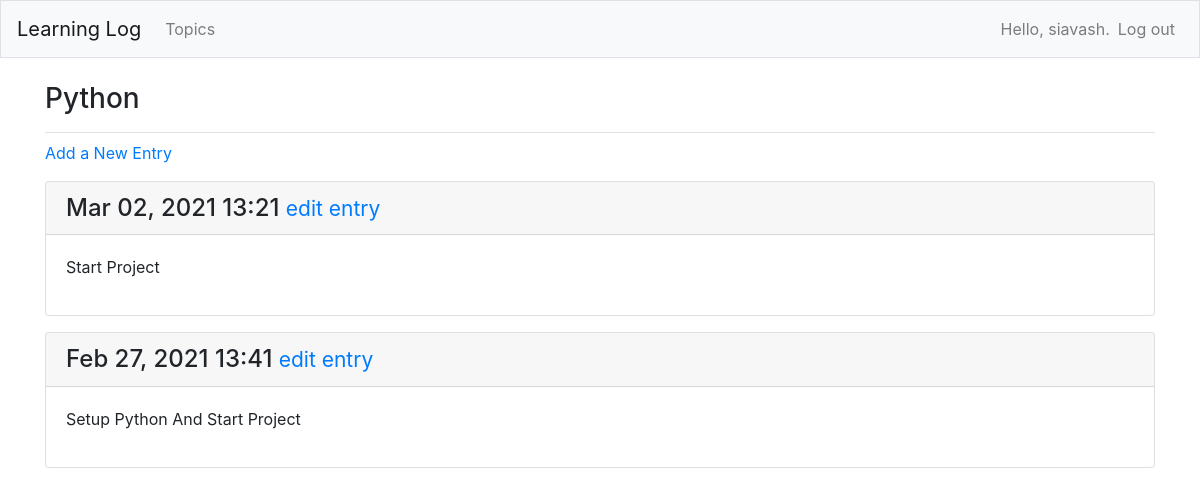
/topics/1 (signed in), run on the app's committed database.
### learning_logs/models.py (models this page shows, shortened)
class Topic(models.Model):
    text = models.CharField(max_length=200)
    date_added = models.DateTimeField(auto_now_add=True)
    owner = models.ForeignKey(User, on_delete=models.CASCADE)
    def __str__(self):
        return self.text

class Entry(models.Model):
    topic = models.ForeignKey(Topic, on_delete=models.CASCADE)
    text = models.TextField()
    date_added = models.DateTimeField(auto_now_add=True)
    class Meta:
        verbose_name_plural = 'entries'

### learning_logs/views.py (the view)
# urls.py: path('topics/<int:topic_id>', views.topic, name='topic'),
@ login_required
def topic(request, topic_id):
    topic = Topic.objects.get(id=topic_id)
    if topic.owner != request.user:
        raise Http404
    entries = topic.entry_set.order_by('-date_added')
    context = {
        'topic': topic,
        'entries': entries,
    }
    return render(request, 'topic.html', context)

### learning_logs/templates/topic.html
{% extends 'base.html' %}
{% block page_header %}
    <h3>{{ topic }}</h3>
{% endblock page_header %}
{% block content %}
    <p>
        <a href="{% url 'learning_logs:new_entry' topic.id %}" > Add a New Entry </a>
    </p>
    {% for entry in entries %}
        <div class="card mb-3">
            <h4 class="card-header">
                {{ entry.date_added|date:'M d, Y H:i' }}
                <small>
                    <a href="{% url 'learning_logs:edit_entry' entry.id %}">edit entry</a>
                </small>
            </h4>
            <div class="card-body">
                {{ entry.text|linebreaks }}
            </div>
        </div>
    {% empty %}
        <p>There are no entries for this topic yet.</p>
    {% endfor %}
{% endblock content %}

### learning_logs/templates/base.html (shortened to what this page needs)
{% load bootstrap4 %}
<!DOCTYPE html>
<html lang="en">
<head>
    {% bootstrap_css %}
</head>
<body>
    <nav class="navbar navbar-expand-md navbar-light bg-light mb-4 border">
        <a class="navbar-brand" href="{% url 'learning_logs:index' %}">Learning Log</a>
        <div class="collapse navbar-collapse" id="navbarCollapse">
            <ul class="navbar-nav mr-auto">
                <li class="nav-item">
                    <a class="nav-link" href="{% url 'learning_logs:topics' %}">Topics</a>
                </li>
            </ul>
            <ul class="navbar-nav ml-auto">
                {% if user.is_authenticated %}
                    <li class="nav-item">
                        <span class="navbar-text">Hello, {{ user.username }}.</span>
                    </li>
                    <li class="nav-item">
                        <a class="nav-link" href="{% url 'users:logout' %}">Log out</a>
                    </li>
                {% endif %}
            </ul>
        </div>
    </nav>
    <main role="main" class="container">
        <div class="pb-2 mb-2 border-bottom">
            {% block page_header %}{% endblock page_header %}
        </div>
        <div>
            {% block content %}{% endblock content %}
        </div>
    </main>
</body>
</html>

### data on the page
Topic: text "Python"
Entry: date_added "Mar 02, 2021 13:21", text "Start Project"
Entry: date_added "Feb 27, 2021 13:41", text "Setup Python And Start Project"

### other printed values
{{ user.username }} "siavash"
